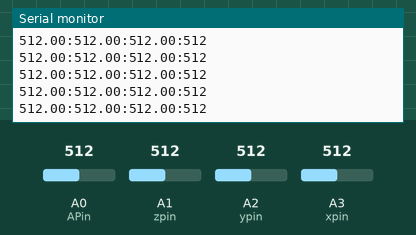
Simulated run of this sketch. Board: Arduino Uno, built with avr-gcc and run on an emulated ATmega328P. Parts: the last lines printed to the serial monitor. The test bench sets the inputs (shaded band); at power-on: A0 (APin) = 512, A1 (zpin) = 512, A2 (ypin) = 512, A3 (xpin) = 512.

Above: at 1.2 s.
1.3 s: A0 (APin) set to 716
At 1.33 s:
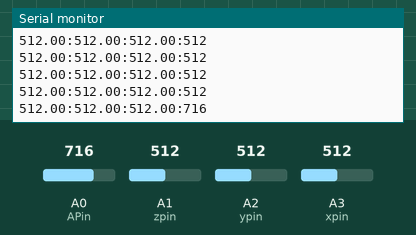
4.3 s: A1 (zpin) set to 716
At 4.39 s:
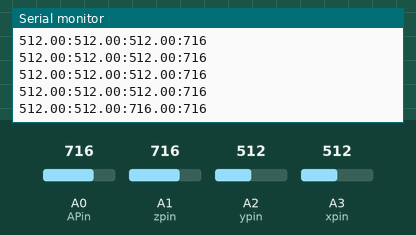
5.8 s: A2 (ypin) set to 716
At 5.82 s:
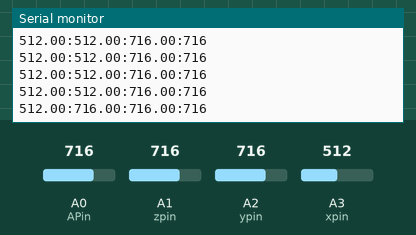
7.3 s: A3 (xpin) set to 716
At 7.35 s:
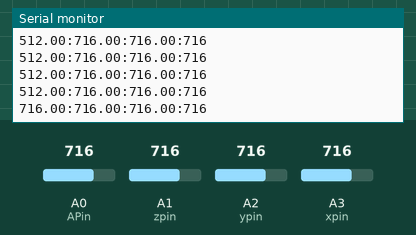
10.3 s: A0 (APin) set to 992
At 10.3 s:
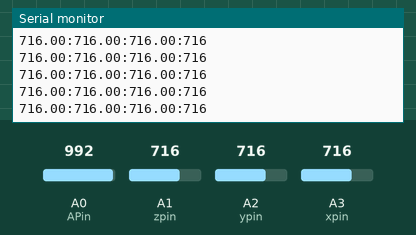
11.8 s: A1 (zpin) set to 992
At 11.83 s:
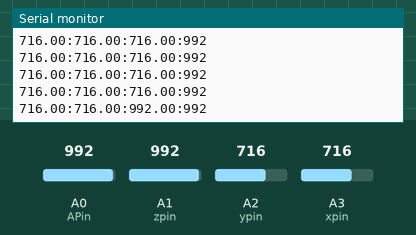
Timing chart, 0 to 14.3 s (numbered marks = the images above; inputs shaded):
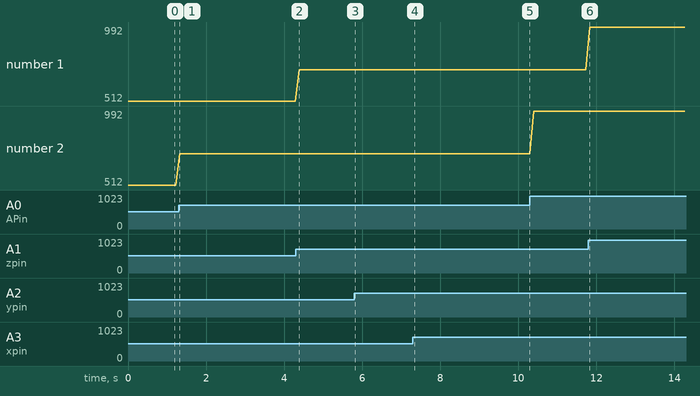

The sketch:

Particles.ino
```cpp
float ax = 0;
float ay = 0;
float az = 0;

// pressure sensor
const int APin = 14;
// x-axis of the accelerometer
const int xpin = A3;
// y-axis
const int ypin = A2;
// z-axis (only on 3-axis models)
const int zpin = A1;

void setup(void) {
	//pinMode(APin, INPUT);
	//analogWrite(APin, 0);
	Serial.begin(9600);
}

void loop(void) {
	int val = analogRead(APin);

	ax = analogRead(xpin);
	ay = analogRead(ypin);
	az = analogRead(zpin);

	Serial.print(ax);
	Serial.print(":");
	Serial.print(ay);
	Serial.print(":");
	Serial.print(az);
	Serial.print(":");
	Serial.println(val);

	delay(100);
}
```

Measured:
- after the input at 1.3 s, the serial monitor: prints a new line at once (image 1)
- after the input at 4.3 s, the serial monitor: prints a new line after 0.08 s (image 2)
- after the input at 5.8 s, the serial monitor: prints a new line at once (image 3)
- after the input at 7.3 s, the serial monitor: prints a new line at once (image 4)
- after the input at 11.8 s, the serial monitor: prints a new line at once (image 6)
- plotted number 2: 512 → 716 after the input at 1.3 s, 716 → 992 after the input at 10.3 s
